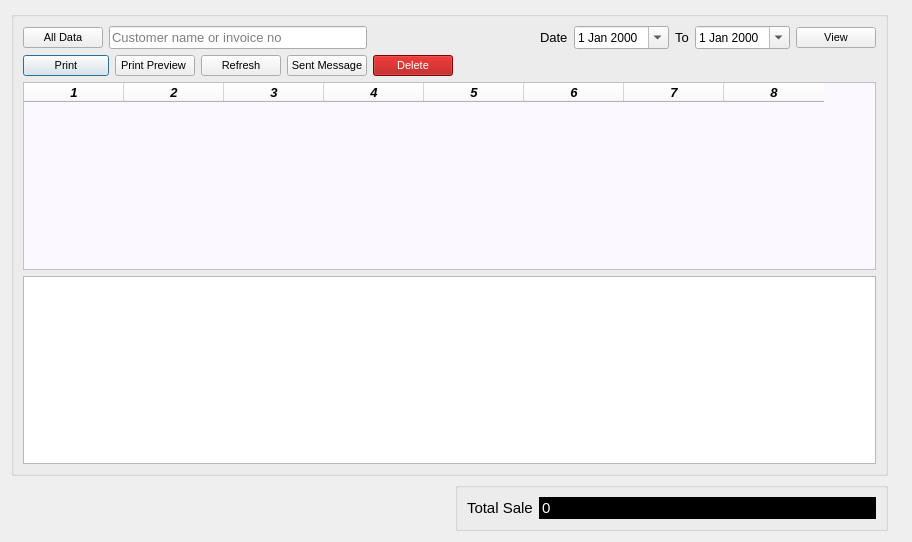
<?xml version="1.0" encoding="UTF-8"?>
<ui version="4.0">
 <class>Dialog</class>
 <widget class="QDialog" name="Dialog">
  <property name="windowModality">
   <enum>Qt::ApplicationModal</enum>
  </property>
  <property name="geometry">
   <rect>
    <x>0</x>
    <y>0</y>
    <width>912</width>
    <height>542</height>
   </rect>
  </property>
  <property name="windowTitle">
   <string>Dialog</string>
  </property>
  <property name="styleSheet">
   <string notr="true"/>
  </property>
  <layout class="QGridLayout" name="gridLayout_5">
   <item row="0" column="0">
    <layout class="QGridLayout" name="gridLayout_3" rowstretch="8,0,0">
     <item row="0" column="0" rowspan="2" colspan="3">
      <widget class="QGroupBox" name="groupBox">
       <property name="font">
        <font>
         <pointsize>8</pointsize>
        </font>
       </property>
       <property name="title">
        <string/>
       </property>
       <layout class="QGridLayout" name="gridLayout">
        <item row="2" column="0" colspan="14">
         <widget class="QTableWidget" name="tableWidget">
          <property name="font">
           <font>
            <pointsize>10</pointsize>
            <weight>75</weight>
            <italic>true</italic>
            <bold>true</bold>
           </font>
          </property>
          <property name="styleSheet">
           <string notr="true">background-color: rgb(251, 249, 255);</string>
          </property>
          <property name="columnCount">
           <number>8</number>
          </property>
          <column/>
          <column/>
          <column/>
          <column/>
          <column/>
          <column/>
          <column/>
          <column/>
         </widget>
        </item>
        <item row="1" column="0" colspan="2">
         <widget class="QPushButton" name="print2">
          <property name="text">
           <string>Print</string>
          </property>
         </widget>
        </item>
        <item row="0" column="10">
         <widget class="QDateEdit" name="fromd">
          <property name="font">
           <font>
            <pointsize>9</pointsize>
           </font>
          </property>
          <property name="calendarPopup">
           <bool>true</bool>
          </property>
         </widget>
        </item>
        <item row="0" column="7">
         <spacer name="horizontalSpacer_5">
          <property name="orientation">
           <enum>Qt::Horizontal</enum>
          </property>
          <property name="sizeHint" stdset="0">
           <size>
            <width>40</width>
            <height>20</height>
           </size>
          </property>
         </spacer>
        </item>
        <item row="0" column="0">
         <widget class="QPushButton" name="allb">
          <property name="text">
           <string>All Data</string>
          </property>
         </widget>
        </item>
        <item row="0" column="8">
         <spacer name="horizontalSpacer_6">
          <property name="orientation">
           <enum>Qt::Horizontal</enum>
          </property>
          <property name="sizeHint" stdset="0">
           <size>
            <width>40</width>
            <height>20</height>
           </size>
          </property>
         </spacer>
        </item>
        <item row="1" column="5">
         <widget class="QPushButton" name="deleteb">
          <property name="font">
           <font>
            <pointsize>8</pointsize>
           </font>
          </property>
          <property name="styleSheet">
           <string notr="true">background-color: rgb(170, 0, 0);
color: rgb(255, 255, 255);</string>
          </property>
          <property name="text">
           <string>Delete</string>
          </property>
         </widget>
        </item>
        <item row="0" column="13">
         <widget class="QPushButton" name="submitb">
          <property name="font">
           <font>
            <pointsize>8</pointsize>
           </font>
          </property>
          <property name="text">
           <string>View</string>
          </property>
         </widget>
        </item>
        <item row="0" column="11">
         <widget class="QLabel" name="label_2">
          <property name="font">
           <font>
            <pointsize>10</pointsize>
           </font>
          </property>
          <property name="text">
           <string>To</string>
          </property>
         </widget>
        </item>
        <item row="1" column="3">
         <widget class="QPushButton" name="refreshb">
          <property name="text">
           <string>Refresh</string>
          </property>
         </widget>
        </item>
        <item row="0" column="12">
         <widget class="QDateEdit" name="tod">
          <property name="font">
           <font>
            <pointsize>9</pointsize>
           </font>
          </property>
          <property name="calendarPopup">
           <bool>true</bool>
          </property>
         </widget>
        </item>
        <item row="3" column="0" colspan="14">
         <widget class="QTextEdit" name="textEdit"/>
        </item>
        <item row="0" column="6">
         <spacer name="horizontalSpacer_4">
          <property name="orientation">
           <enum>Qt::Horizontal</enum>
          </property>
          <property name="sizeHint" stdset="0">
           <size>
            <width>40</width>
            <height>20</height>
           </size>
          </property>
         </spacer>
        </item>
        <item row="1" column="9">
         <spacer name="horizontalSpacer_3">
          <property name="orientation">
           <enum>Qt::Horizontal</enum>
          </property>
          <property name="sizeHint" stdset="0">
           <size>
            <width>40</width>
            <height>20</height>
           </size>
          </property>
         </spacer>
        </item>
        <item row="0" column="9">
         <widget class="QLabel" name="label">
          <property name="font">
           <font>
            <pointsize>10</pointsize>
           </font>
          </property>
          <property name="text">
           <string>Date</string>
          </property>
         </widget>
        </item>
        <item row="0" column="5">
         <spacer name="horizontalSpacer_2">
          <property name="orientation">
           <enum>Qt::Horizontal</enum>
          </property>
          <property name="sizeHint" stdset="0">
           <size>
            <width>90</width>
            <height>20</height>
           </size>
          </property>
         </spacer>
        </item>
        <item row="1" column="2">
         <widget class="QPushButton" name="printb">
          <property name="font">
           <font>
            <pointsize>8</pointsize>
           </font>
          </property>
          <property name="text">
           <string>Print Preview </string>
          </property>
         </widget>
        </item>
        <item row="1" column="4">
         <widget class="QPushButton" name="msgb">
          <property name="text">
           <string>Sent Message</string>
          </property>
         </widget>
        </item>
        <item row="0" column="1" colspan="4">
         <widget class="QLineEdit" name="searchv">
          <property name="font">
           <font>
            <pointsize>10</pointsize>
           </font>
          </property>
          <property name="placeholderText">
           <string>Customer name or invoice no</string>
          </property>
         </widget>
        </item>
       </layout>
      </widget>
     </item>
     <item row="1" column="1">
      <widget class="QLabel" name="label_6">
       <property name="text">
        <string/>
       </property>
      </widget>
     </item>
     <item row="2" column="2">
      <widget class="QGroupBox" name="groupBox_2">
       <property name="title">
        <string/>
       </property>
       <layout class="QGridLayout" name="gridLayout_4">
        <item row="0" column="0">
         <layout class="QGridLayout" name="gridLayout_2">
          <item row="0" column="0">
           <layout class="QHBoxLayout" name="horizontalLayout_3">
            <item>
             <widget class="QLabel" name="label_3">
              <property name="font">
               <font>
                <pointsize>11</pointsize>
               </font>
              </property>
              <property name="text">
               <string>Total Sale</string>
              </property>
             </widget>
            </item>
            <item>
             <widget class="QLineEdit" name="total">
              <property name="font">
               <font>
                <pointsize>11</pointsize>
               </font>
              </property>
              <property name="styleSheet">
               <string notr="true">background-color: rgb(0, 0, 0);
color: rgb(255, 255, 255);
border:1px solid rgb(0,0,0);</string>
              </property>
              <property name="text">
               <string>0</string>
              </property>
              <property name="readOnly">
               <bool>true</bool>
              </property>
             </widget>
            </item>
           </layout>
          </item>
         </layout>
        </item>
       </layout>
      </widget>
     </item>
     <item row="2" column="1">
      <spacer name="horizontalSpacer">
       <property name="orientation">
        <enum>Qt::Horizontal</enum>
       </property>
       <property name="sizeHint" stdset="0">
        <size>
         <width>40</width>
         <height>20</height>
        </size>
       </property>
      </spacer>
     </item>
    </layout>
   </item>
   <item row="0" column="1">
    <widget class="QLabel" name="label_9">
     <property name="text">
      <string/>
     </property>
    </widget>
   </item>
  </layout>
 </widget>
 <resources/>
 <connections/>
</ui>
